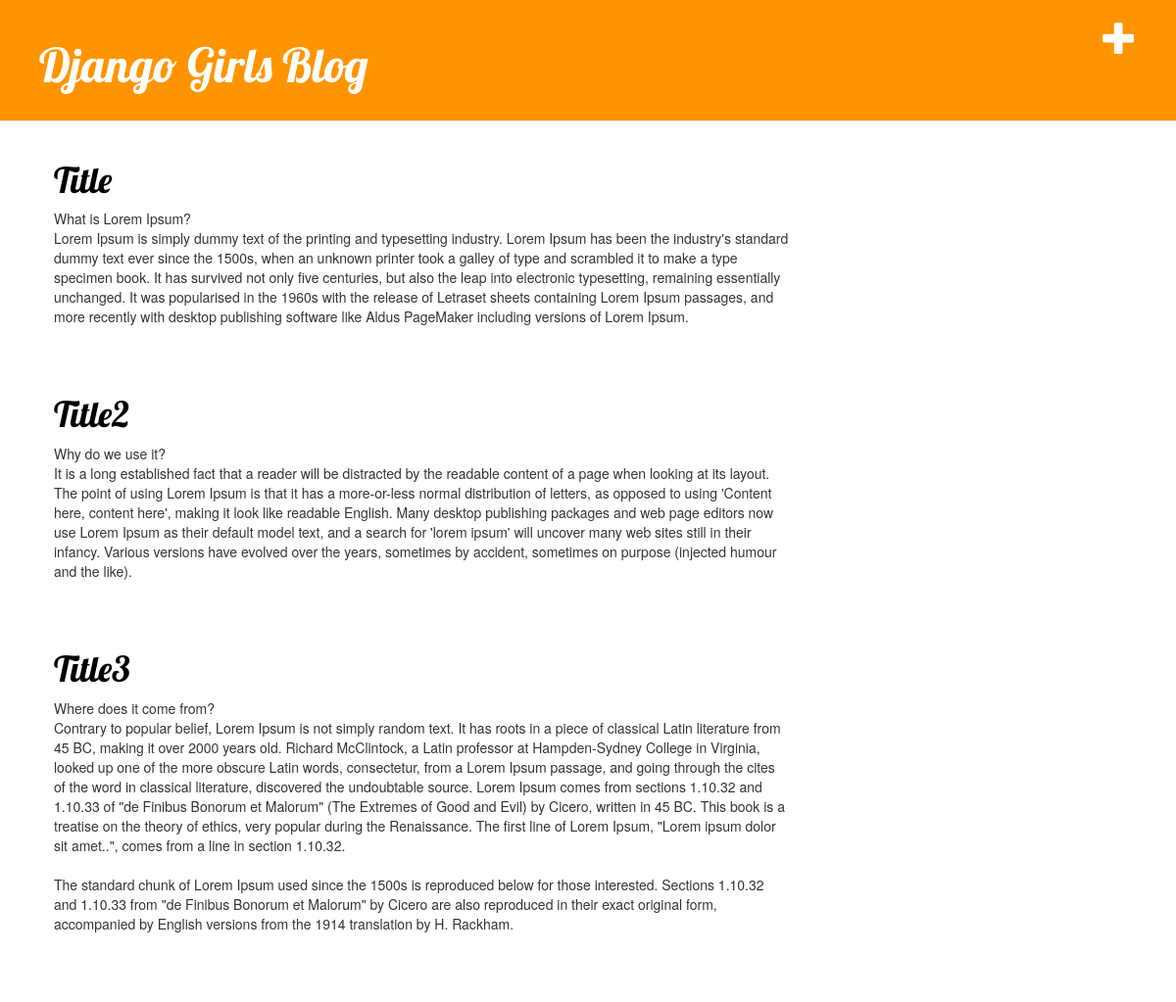
The page / on the database its author committed.
### blog/models.py (models this page shows, shortened)
class Post(models.Model):
    author = models.ForeignKey(settings.AUTH_USER_MODEL, on_delete=models.CASCADE)
    title = models.CharField(max_length=200)
    text = models.TextField()
    creat_at = models.DateTimeField(blank=True, null=True)
    publish_at = models.DateTimeField(blank=True, null=True)

### blog/views.py (the view)
# urls.py: path('', main, name='post_list'),
def main(request):
    posts = Post.objects.filter(publish_at__lte=timezone.now()).order_by('publish_at')
    context = {
        'posts' : posts,
    }
    return render(request, 'blog/main.html', context)

### blog/templates/blog/main.html (shortened to what this page needs)
{% extends 'blog/base.html' %}
{% block content %}
    {% for post in posts %}
        <div class="post">
            <h1><a href="{% url 'post_detail' pk=post.pk %}">{{ post.title }}</a></h1>
            <p>{{ post.text|linebreaksbr }}</p>
        </div>
    {% endfor %}
{% endblock %}

### blog/templates/blog/base.html (shortened to what this page needs)
{% load static %}
<html>
    <head>
        <link rel="stylesheet" href="//maxcdn.bootstrapcdn.com/bootstrap/3.2.0/css/bootstrap.min.css">
        <link rel="stylesheet" href="//maxcdn.bootstrapcdn.com/bootstrap/3.2.0/css/bootstrap-theme.min.css">
        <link rel="stylesheet" href="{% static 'css/blog.css' %}">
    </head>
    <body>
        <div class="page-header">
            <a href="{% url 'post_new' %}" class="top-menu"><span class="glyphicon glyphicon-plus"></span></a>
            <h1><a href="/">Django Girls Blog</a></h1>
        </div>
        <div class="content container">
            <div class="row">
                <div class="col-md-8">
                {% block content %}
                {% endblock %}
                </div>
            </div>
        </div>
    </body>
</html>

### blog/static/css/blog.css (style rules this page uses)
.page-header { background-color: #ff9400; margin-top: 0; padding: 20px 20px 20px 40px; }
.page-header h1, .page-header h1 a, .page-header h1 a:visited, .page-header h1 a:active { color: #ffffff; font-size: 36pt; text-decoration: none; }
.content { margin-left: 40px; }
h1, h2, h3, h4 { font-family: 'Lobster', cursive; }
.top-menu, .top-menu:hover, .top-menu:visited { color: #ffffff; float: right; font-size: 26pt; margin-right: 20px; }
.post { margin-bottom: 70px; }
.post h1 a, .post h1 a:visited { color: #000000; }

### rows shown on the page
Post: title "Title", text "What is Lorem Ipsum? Lorem Ipsum is simply dummy text of the printing and typesetting industry. Lorem Ipsum has been the industry's standard dummy text ever since the 1500s, when an unknown printer took a galley of type and scrambled it to make a type specimen book. It has survived not only five centuries, but also the leap into electronic typesetting, remaining essentially unchanged. It was popularised in the 1960s with the release of Letraset sheets containing Lorem Ipsum passages, and more recently with desktop publishing software like Aldus PageMaker including versions of Lorem Ipsum."
Post: title "Title2", text "Why do we use it? It is a long established fact that a reader will be distracted by the readable content of a page when looking at its layout. The point of using Lorem Ipsum is that it has a more-or-less normal distribution of letters, as opposed to using 'Content here, content here', making it look like readable English. Many desktop publishing packages and web page editors now use Lorem Ipsum as their default model text, and a search for 'lorem ipsum' will uncover many web sites still in their infancy. Various versions have evolved over the years, sometimes by accident, sometimes on purpose (injected humour and the like)."
Post: title "Title3", text "Where does it come from? Contrary to popular belief, Lorem Ipsum is not simply random text. It has roots in a piece of classical Latin literature from 45 BC, making it over 2000 years old. Richard McClintock, a Latin professor at Hampden-Sydney College in Virginia, looked up one of the more obscure Latin words, consectetur, from a Lorem Ipsum passage, and going through the cites of the word in classical literature, discovered the undoubtable source. Lorem Ipsum comes from sections 1.10.32 and 1.10.33 of \"de Finibus Bonorum et Malorum\" (The Extremes of Good and Evil) by Cicero, written in 45 BC. This book is a treatise on the theory of ethics, very popular during the Renaissance. The first…"
